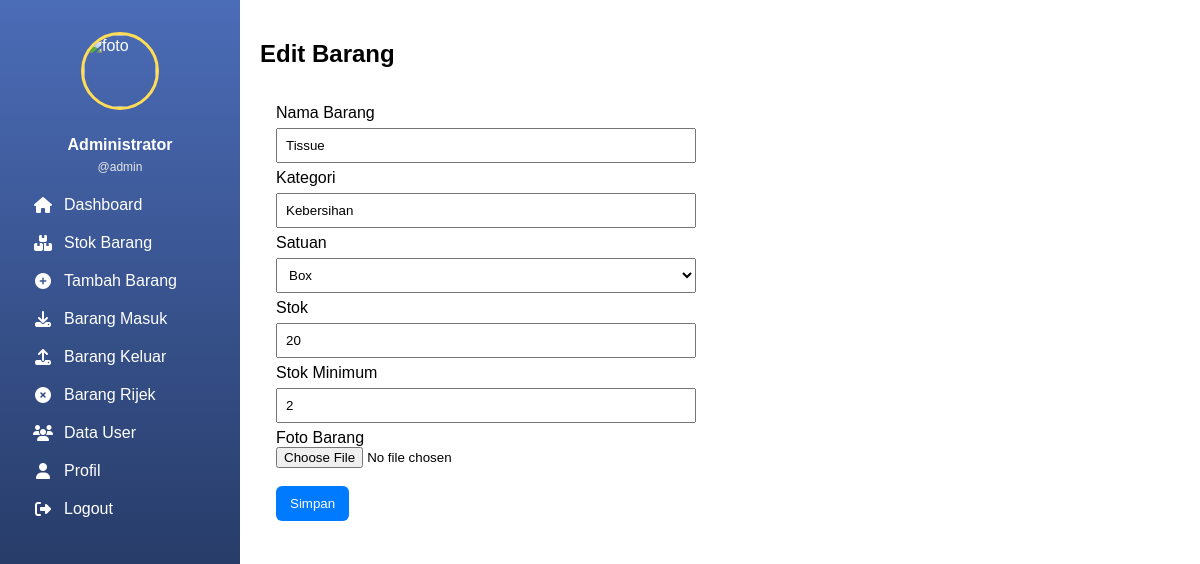
/edit_barang.php?id=2 (signed in), run on the app's committed database.
### tables this page shows
CREATE TABLE users (
  id INT AUTO_INCREMENT PRIMARY KEY,
  username VARCHAR(50) NOT NULL UNIQUE,
  password VARCHAR(255) NOT NULL,
  nama_lengkap VARCHAR(100),
  foto VARCHAR(255),
  created_at DATETIME DEFAULT CURRENT_TIMESTAMP
);

CREATE TABLE barang (
  id INT AUTO_INCREMENT PRIMARY KEY,
  kode_barang VARCHAR(50) NOT NULL UNIQUE,
  nama_barang VARCHAR(100) NOT NULL,
  kategori VARCHAR(50),
  satuan VARCHAR(20),
  stok INT DEFAULT 0,
  stok_minimum INT DEFAULT 0,
  foto VARCHAR(255),
  created_at DATETIME DEFAULT CURRENT_TIMESTAMP
);

### edit_barang.php (the view, shortened to what this page needs)
<?php
include 'koneksi.php';
include 'sidebar.php';
$id=(int)($_GET['id']??0);
$q=mysqli_query($conn,"SELECT * FROM barang WHERE id=$id");
$b=mysqli_fetch_assoc($q);
?>
<!doctype html><html lang="id"><head><meta charset="utf-8"><title>Edit Barang</title></head>
<body style="font-family:Arial;margin:0;">
<div style="margin-left:240px;padding:20px;">
<h2>Edit Barang</h2>
<form method="post" enctype="multipart/form-data" style="background:#fff;padding:16px;border-radius:8px;width:420px;">
<label>Nama Barang</label><input name="nama_barang" value="<?=htmlspecialchars($b['nama_barang'])?>" required style="width:100%;padding:8px;margin:6px 0"><br>
<label>Kategori</label><input name="kategori" value="<?=htmlspecialchars($b['kategori'])?>" style="width:100%;padding:8px;margin:6px 0"><br>
<label>Satuan</label>
<select name="satuan" style="width:100%;padding:8px;margin:6px 0">
  <option value="Box" <?= $b['satuan']=='Box'?'selected':''?>>Box</option>
</select><br>
<label>Stok</label><input name="stok" type="number" value="<?=htmlspecialchars($b['stok'])?>" style="width:100%;padding:8px;margin:6px 0"><br>
<label>Stok Minimum</label><input name="stok_minimum" type="number" value="<?=htmlspecialchars($b['stok_minimum'])?>" style="width:100%;padding:8px;margin:6px 0"><br>
<label>Foto Barang</label><br>
<input type="file" name="foto" accept="image/*"><br><br>
<button type="submit" style="padding:10px 14px;background:#007bff;color:#fff;border:none;border-radius:6px">Simpan</button>
</form>
</div>
</body></html>

### sidebar.php (shortened to what this page needs)
<?php
include 'koneksi.php';
$user_id = $_SESSION['user_id'] ?? 0;
$user = null;
if ($user_id) {
    $q = mysqli_query($conn, "SELECT nama_lengkap, foto, username FROM users WHERE id = $user_id");
    if ($q && mysqli_num_rows($q)) $user = mysqli_fetch_assoc($q);
}
$nama = $user['nama_lengkap'] ?? 'Pengguna';
$foto = $user['foto'] ?? null;
$foto_src = (!empty($foto) && file_exists('uploads/'.$foto)) ? 'uploads/'.$foto : 'assets/no-image.png';
?>
<link rel="stylesheet" href="https://cdnjs.cloudflare.com/ajax/libs/font-awesome/6.5.0/css/all.min.css">
<div class="sidebar">
    <a href="profil.php"><img src="<?=htmlspecialchars($foto_src)?>" alt="foto"></a>
    <h3><?=htmlspecialchars($nama)?></h3>
    <p>@<?=htmlspecialchars($user['username'] ?? 'user')?></p>
    <div class="menu">
        <a href="dashboard.php" class="<?=basename($_SERVER['PHP_SELF'])=='dashboard.php'?'active':''?>"><i class="fa fa-home"></i> <span>Dashboard</span></a>
        <a href="stok_barang.php" class="<?=basename($_SERVER['PHP_SELF'])=='stok_barang.php'?'active':''?>"><i class="fa fa-boxes"></i> <span>Stok Barang</span></a>
        <a href="tambah_barang.php"><i class="fa fa-plus-circle"></i> <span>Tambah Barang</span></a>
        <a href="barang_masuk.php" class="<?=basename($_SERVER['PHP_SELF'])=='barang_masuk.php'?'active':''?>"><i class="fa fa-download"></i> <span>Barang Masuk</span></a>
        <a href="barang_keluar.php" class="<?=basename($_SERVER['PHP_SELF'])=='barang_keluar.php'?'active':''?>"><i class="fa fa-upload"></i> <span>Barang Keluar</span></a>
        <a href="barang_rijek.php" class="<?=basename($_SERVER['PHP_SELF'])=='barang_rijek.php'?'active':''?>"><i class="fa fa-times-circle"></i> <span>Barang Rijek</span></a>
        <a href="data_user.php" class="<?=basename($_SERVER['PHP_SELF'])=='data_user.php'?'active':''?>"><i class="fa fa-users"></i> <span>Data User</span></a>
        <a href="profil.php" class="<?=basename($_SERVER['PHP_SELF'])=='profil.php'?'active':''?>"><i class="fa fa-user"></i> <span>Profil</span></a>
        <a href="logout.php"><i class="fa fa-sign-out-alt"></i> <span>Logout</span></a>
    </div>
</div>

### sidebar.php (style rules this page uses)
.sidebar { width:240px; position:fixed; left:0; top:0; bottom:0; background:linear-gradient(180deg,#4b6cb7,#182848); color:#fff; padding:22px; box-sizing:border-box; overflow-y:auto; }
.sidebar img { width:72px;height:72px;border-radius:50%;object-fit:cover;border:3px solid #ffdd57;display:block;margin:0 auto 10px; }
.sidebar h3 { font-size:16px;text-align:center;margin:6px 0; }
.sidebar p { font-size:12px;text-align:center;margin:0 0 12px;color:#e6e6e6; }
.sidebar a { color:#fff;text-decoration:none;display:flex;align-items:center;gap:10px;padding:10px;border-radius:8px; }
.sidebar .menu { margin-top:12px; }
.sidebar i { width:22px;text-align:center }

### data on the page
users: nama_lengkap "Administrator", username "admin"
barang: nama_barang "Tissue", kategori "Kebersihan", satuan "Box", stok "20", stok_minimum "2"
